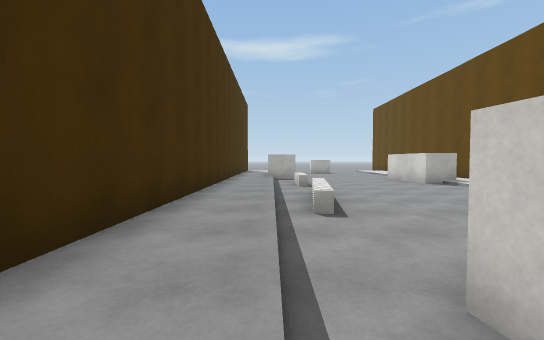
[1] (above)

14 first-person views from a walk through a Unity game level. The camera is 1.2 m above the floor, tilts 2° down and sees 90° across. The floor is counted in squares, 2 m on a side. Each view is taken from the middle of a square. On the plan, view 1 faces up. The plan holds only what a view shows up to about 9 squares ahead; the rest is blank. The place goes on beyond the plan. The player is left out. Some animated figures are left out. Surface patterns are stand-ins for the level's own textures.

[2]
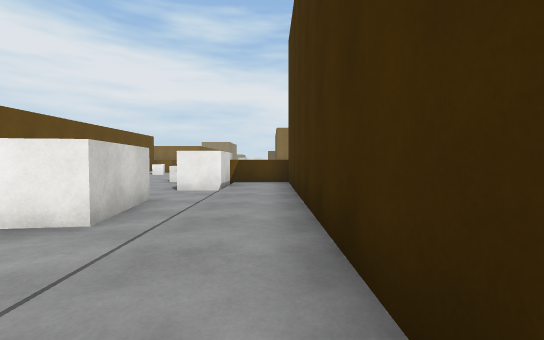

[3]
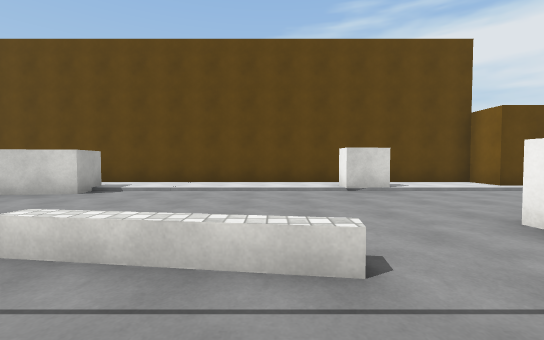

[4]
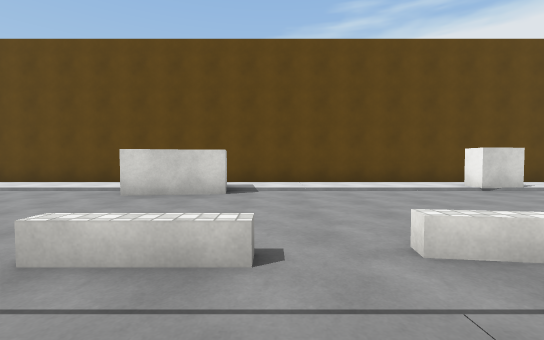

[5]
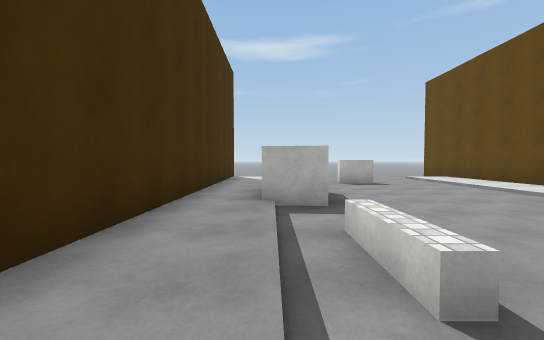

[6]
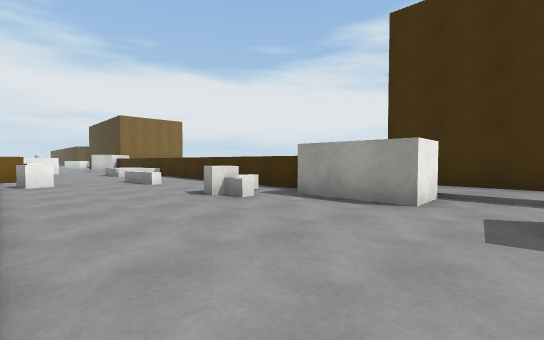

[7]
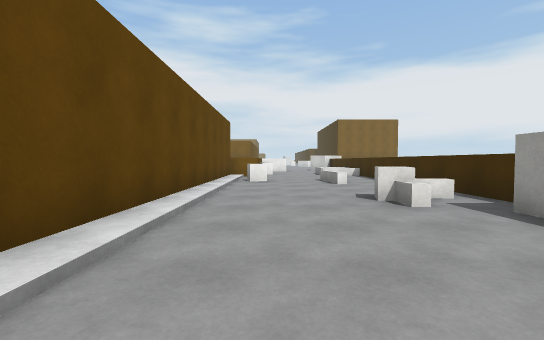

[8]
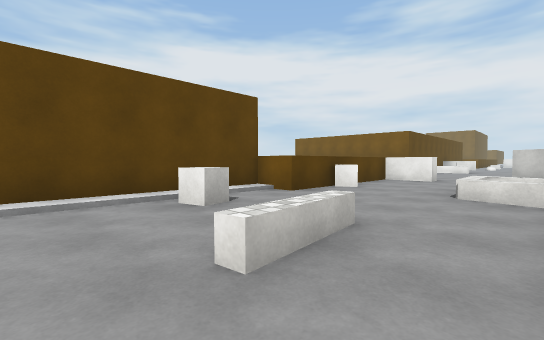

[9]
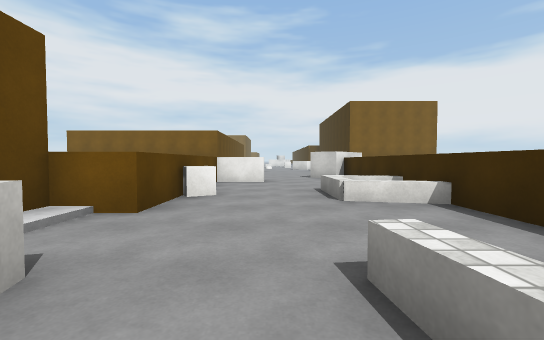

[10]
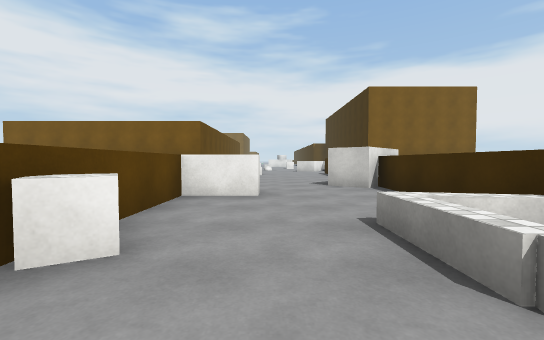

[11]
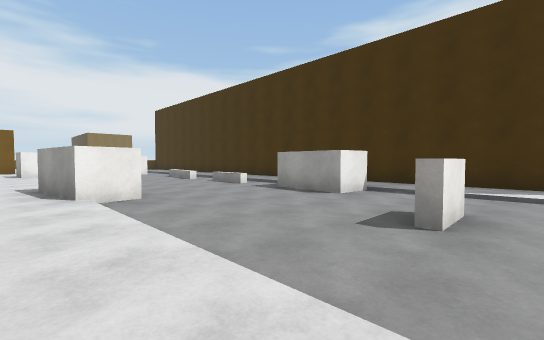

[12]
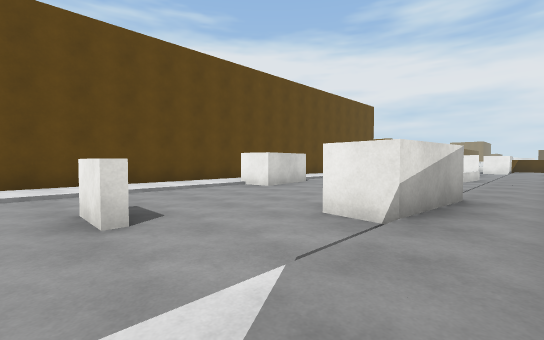

[13]
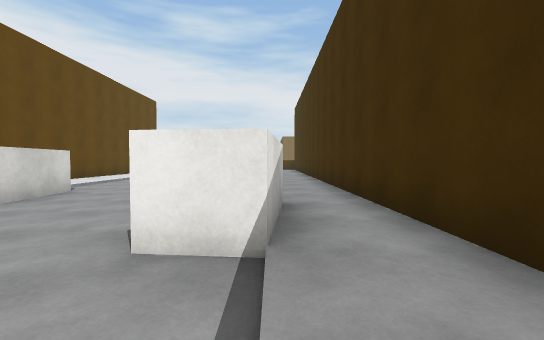

[14]
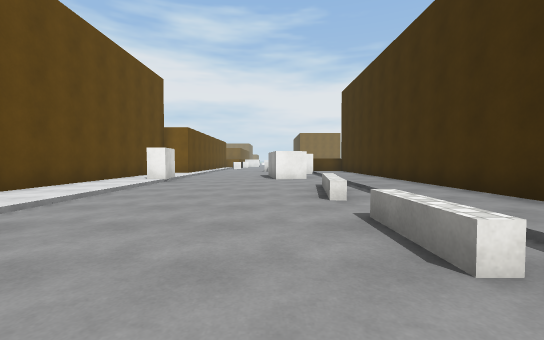

### Floor plan
Key: @ floor where view 1 was taken; # wall or solid block; . main floor; : floor 0.25 m higher than the main floor; / step, stairs or slope; = window, fence, low wall or low ledge; ^ raised ledge; B block; C cube.
Columns run from 2 left of view 1 to 7 right of it. Each row starts with its distance up from view 1.
 15 #:/..../:#
 14 #:/..#./:#
 13 #:/..../:#
 12 #:##.../:#
 11 #:##.../:#
 10 #:##...#:#
  9 #:/....#:#
  8 #:/=...#:#
  7 #://.../:#
  6 #://.../:#
  5 #://.../:#
  4 #:/=.../:#
  3 #:/..../:#
  2 #:/....B:#
  1 #:/##../:#
  0 #:@# ../:#
 -1 #:/..../:#
 -2 #://.../##
 -3 #:##.../#
 -4  ^^#.../#
 -5   ^=CB./#
 -6   ^..../#
 -7   ^..../#
 -8   ^.=../#
 -9   ^.=.C/#
-10   ^..../#
-11   ^....^#
-12   ^==..^
-13   ^=^.C^
-14   ^....^
-15   ^....^
-16   ^...^^
-17   ^^#.

Where each view was taken, in squares from view 1:
view 1: 0 up, 0 right, facing up
view 2: 4 up, 1 left, facing down
view 3: 4 up, 1 left, facing right
view 4: 7 up, 1 left, facing right
view 5: 6 up, 0 right, facing up
view 6: 1 down, 5 right, facing down-left
view 7: 1 down, 4 right, facing down
view 8: 7 down, 1 right, facing down-right
view 9: 8 down, 3 right, facing down
view 10: 11 down, 3 right, facing down
view 11: 15 up, 6 right, facing down-left
view 12: 15 up, 1 left, facing down-right
view 13: 14 up, 0 right, facing down
view 14: 10 up, 2 right, facing down
